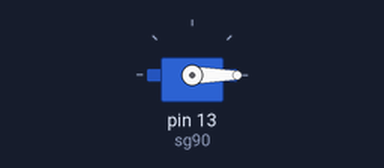
Simulated run of this sketch. Board: Arduino Uno, built with avr-gcc and run on an emulated ATmega328P. On the bench: servo.

Above: at 0.05 s.
At 4.0 s:
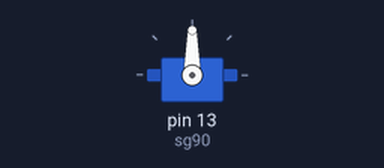
Timing chart, 0 to 5.2 s (numbered marks = the images above):
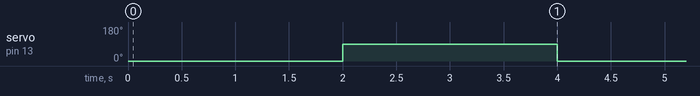

Measured:
- by itself, servo on pin 13 (sg90): alternates 90° for 2.0 s and 0° for 2.0 s

The sketch:

sketch_feb06a_servo.ino
```cpp
#include <Servo.h>
Servo sg90;

void setup()
{
  sg90.attach(13);
}

void loop()
{
  sg90.write(0);
  delay(2000);

  sg90.write(90);
  delay(2000);
}
```
